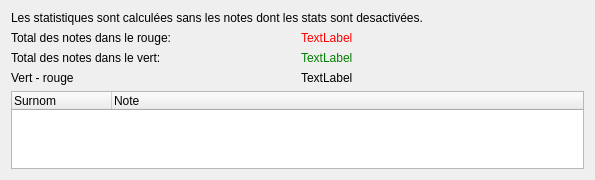
<?xml version="1.0" encoding="UTF-8"?>
<ui version="4.0">
 <class>Dialog</class>
 <widget class="QDialog" name="Dialog">
  <property name="geometry">
   <rect>
    <x>0</x>
    <y>0</y>
    <width>595</width>
    <height>180</height>
   </rect>
  </property>
  <property name="windowTitle">
   <string>Statistiques</string>
  </property>
  <layout class="QGridLayout" name="gridLayout_2">
   <item row="0" column="0">
    <layout class="QGridLayout" name="gridLayout">
     <item row="2" column="0">
      <widget class="QLabel" name="label">
       <property name="text">
        <string>Total des notes dans le rouge:</string>
       </property>
      </widget>
     </item>
     <item row="0" column="0" colspan="2">
      <widget class="QLabel" name="label_3">
       <property name="text">
        <string>Les statistiques sont calculées sans les notes dont les stats sont desactivées.</string>
       </property>
      </widget>
     </item>
     <item row="3" column="0">
      <widget class="QLabel" name="label_2">
       <property name="text">
        <string>Total des notes dans le vert:</string>
       </property>
      </widget>
     </item>
     <item row="2" column="1">
      <widget class="QLabel" name="red_label">
       <property name="styleSheet">
        <string notr="true">color:red</string>
       </property>
       <property name="text">
        <string>TextLabel</string>
       </property>
      </widget>
     </item>
     <item row="3" column="1">
      <widget class="QLabel" name="green_label">
       <property name="styleSheet">
        <string notr="true">color:green</string>
       </property>
       <property name="text">
        <string>TextLabel</string>
       </property>
      </widget>
     </item>
     <item row="4" column="1">
      <widget class="QLabel" name="total_label">
       <property name="text">
        <string>TextLabel</string>
       </property>
      </widget>
     </item>
     <item row="1" column="0">
      <spacer name="verticalSpacer">
       <property name="orientation">
        <enum>Qt::Vertical</enum>
       </property>
       <property name="sizeHint" stdset="0">
        <size>
         <width>20</width>
         <height>40</height>
        </size>
       </property>
      </spacer>
     </item>
     <item row="4" column="0">
      <widget class="QLabel" name="label_5">
       <property name="text">
        <string>Vert - rouge</string>
       </property>
      </widget>
     </item>
     <item row="5" column="0" colspan="2">
      <widget class="QTreeWidget" name="red_notes">
       <column>
        <property name="text">
         <string>Surnom</string>
        </property>
       </column>
       <column>
        <property name="text">
         <string>Note</string>
        </property>
       </column>
      </widget>
     </item>
    </layout>
   </item>
  </layout>
 </widget>
 <resources/>
 <connections/>
</ui>
